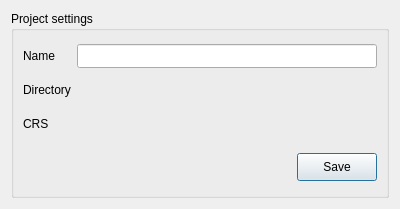
<?xml version="1.0" encoding="UTF-8"?>
<ui version="4.0">
 <class>CreateProjectDialog</class>
 <widget class="QDialog" name="CreateProjectDialog">
  <property name="geometry">
   <rect>
    <x>0</x>
    <y>0</y>
    <width>400</width>
    <height>209</height>
   </rect>
  </property>
  <property name="minimumSize">
   <size>
    <width>400</width>
    <height>195</height>
   </size>
  </property>
  <property name="windowTitle">
   <string>Create project</string>
  </property>
  <layout class="QGridLayout" name="gridLayout_2">
   <item row="0" column="0">
    <widget class="QGroupBox" name="groupBox">
     <property name="sizePolicy">
      <sizepolicy hsizetype="Preferred" vsizetype="MinimumExpanding">
       <horstretch>0</horstretch>
       <verstretch>0</verstretch>
      </sizepolicy>
     </property>
     <property name="minimumSize">
      <size>
       <width>0</width>
       <height>185</height>
      </size>
     </property>
     <property name="title">
      <string>Project settings</string>
     </property>
     <layout class="QGridLayout" name="gridLayout">
      <item row="3" column="1">
       <widget class="QgsProjectionSelectionWidget" name="project_crs_sw">
        <property name="sizePolicy">
         <sizepolicy hsizetype="MinimumExpanding" vsizetype="Fixed">
          <horstretch>0</horstretch>
          <verstretch>0</verstretch>
         </sizepolicy>
        </property>
        <property name="minimumSize">
         <size>
          <width>0</width>
          <height>24</height>
         </size>
        </property>
        <property name="maximumSize">
         <size>
          <width>16777215</width>
          <height>24</height>
         </size>
        </property>
       </widget>
      </item>
      <item row="0" column="0">
       <widget class="QLabel" name="label">
        <property name="text">
         <string>Name</string>
        </property>
       </widget>
      </item>
      <item row="0" column="1">
       <widget class="QLineEdit" name="project_name_le">
        <property name="minimumSize">
         <size>
          <width>0</width>
          <height>24</height>
         </size>
        </property>
        <property name="maximumSize">
         <size>
          <width>16777215</width>
          <height>24</height>
         </size>
        </property>
       </widget>
      </item>
      <item row="3" column="0">
       <widget class="QLabel" name="label_3">
        <property name="text">
         <string>CRS</string>
        </property>
       </widget>
      </item>
      <item row="2" column="1">
       <widget class="QgsFileWidget" name="project_directory_fw">
        <property name="sizePolicy">
         <sizepolicy hsizetype="Expanding" vsizetype="Fixed">
          <horstretch>0</horstretch>
          <verstretch>0</verstretch>
         </sizepolicy>
        </property>
        <property name="minimumSize">
         <size>
          <width>0</width>
          <height>24</height>
         </size>
        </property>
        <property name="maximumSize">
         <size>
          <width>16777215</width>
          <height>24</height>
         </size>
        </property>
        <property name="storageMode">
         <enum>QgsFileWidget::GetDirectory</enum>
        </property>
       </widget>
      </item>
      <item row="2" column="0">
       <widget class="QLabel" name="label_2">
        <property name="text">
         <string>Directory</string>
        </property>
       </widget>
      </item>
      <item row="4" column="1">
       <layout class="QHBoxLayout" name="horizontalLayout_2">
        <property name="spacing">
         <number>0</number>
        </property>
        <property name="topMargin">
         <number>7</number>
        </property>
        <item>
         <spacer name="horizontalSpacer">
          <property name="orientation">
           <enum>Qt::Horizontal</enum>
          </property>
          <property name="sizeHint" stdset="0">
           <size>
            <width>40</width>
            <height>20</height>
           </size>
          </property>
         </spacer>
        </item>
        <item>
         <widget class="QPushButton" name="save_pb">
          <property name="minimumSize">
           <size>
            <width>0</width>
            <height>28</height>
           </size>
          </property>
          <property name="maximumSize">
           <size>
            <width>16777215</width>
            <height>28</height>
           </size>
          </property>
          <property name="text">
           <string>Save</string>
          </property>
         </widget>
        </item>
       </layout>
      </item>
     </layout>
    </widget>
   </item>
  </layout>
 </widget>
 <customwidgets>
  <customwidget>
   <class>QgsFileWidget</class>
   <extends>QWidget</extends>
   <header>qgsfilewidget.h</header>
  </customwidget>
  <customwidget>
   <class>QgsProjectionSelectionWidget</class>
   <extends>QWidget</extends>
   <header>qgsprojectionselectionwidget.h</header>
  </customwidget>
 </customwidgets>
 <resources/>
 <connections/>
</ui>
